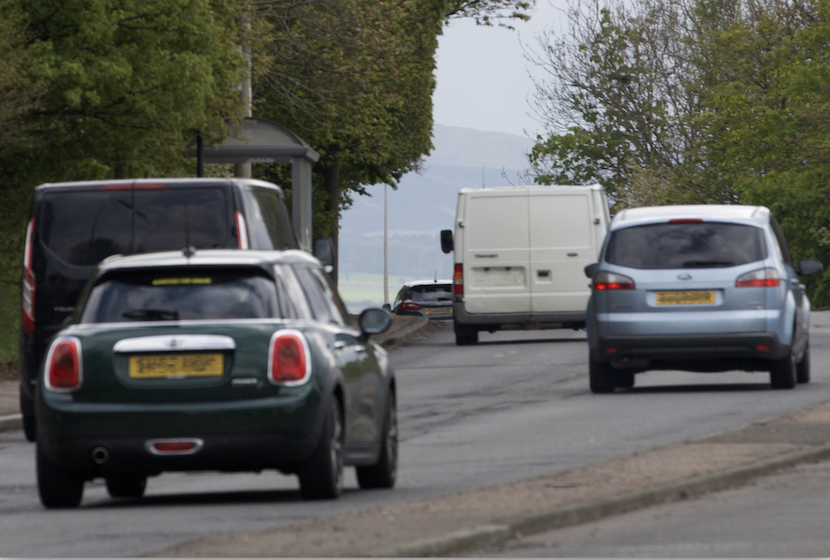
#> input picture images/More-cars-and-vans.png, 830 x 560 px, found by its file name
$ python Self_Driving_App.py
#> lines starting #> are read from the running program, lines starting #| are printed output that depends on the picture; after the words box and inside, x2 and y2 are one past the last pixel; in counts of white or black regions, pixels touching at a corner belong together
import cv2
#Importing the image
img_file = "images\More-cars-and-vans.png"

#Importing classifier file
classifier_file = "images\cars1.xml"

#Creating opencv image
img = cv2.imread(img_file)
#> img is the input picture: shape (560, 830, 3); mean B, G, R 92.1, 96.1, 95.6

#classify
car_tracker = cv2.CascadeClassifier(classifier_file)

#convert to black and white
black_n_white = cv2.cvtColor(img,cv2.COLOR_RGB2GRAY)
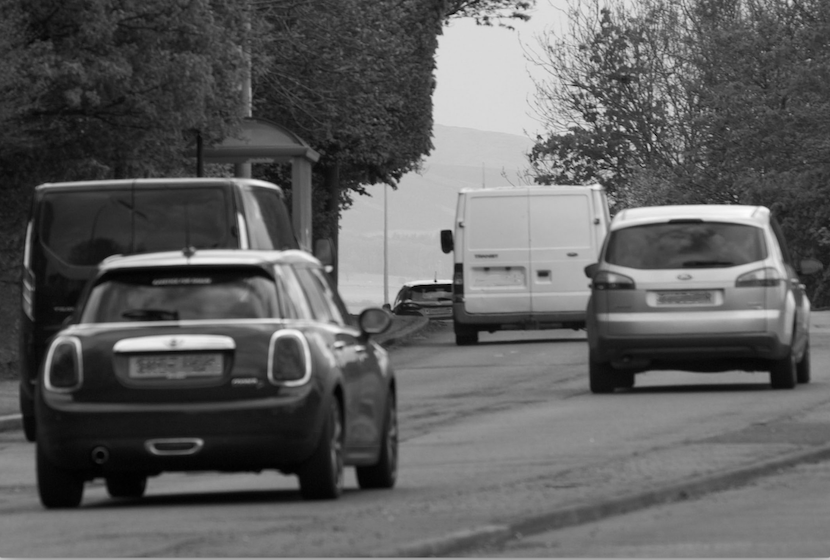
#> black_n_white: shape (560, 830); min 0, max 253, mean 94.8

#detect the cars in the image
car = car_tracker.detectMultiScale(black_n_white)
#> car = [[520, 316, 40, 40], [444, 310, 46, 46], [724, 244, 62, 62], [714, 354, 53, 53], [652, 352, 59, 59], [112, 272, 68, 68], [141, 441, 93, 93], [565, 124, 201, 201], [538, 210, 257, 257]]

#drawing rectangles
for (x, y, w, h) in car:
    cv2.rectangle(img, (x,y), (x+w,y+h),(0,255,0), 2)
#> this loop made 9 passes
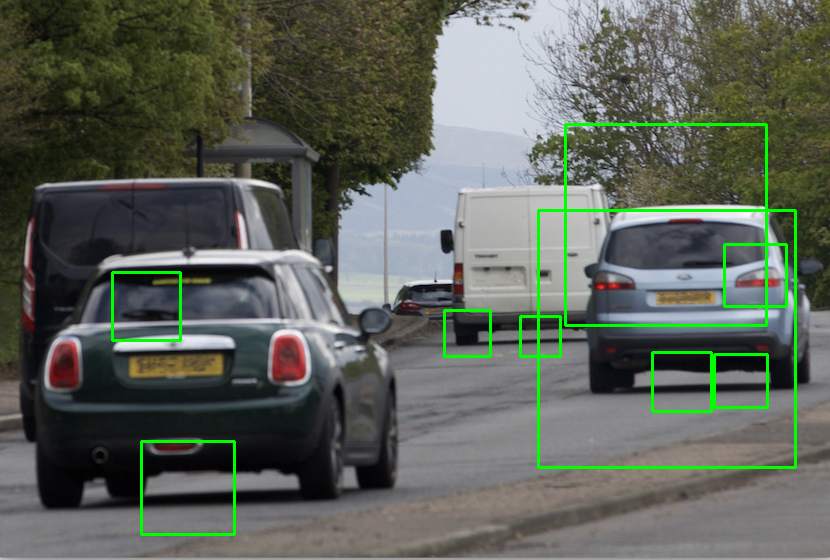
#> img: shape (560, 830, 3); 2.25% of pixels changed, all inside (x1, y1, x2, y2) = (111, 123, 797, 536)

#Display image
cv2.imshow("Car App", img)
cv2.waitKey()
print("Done")
